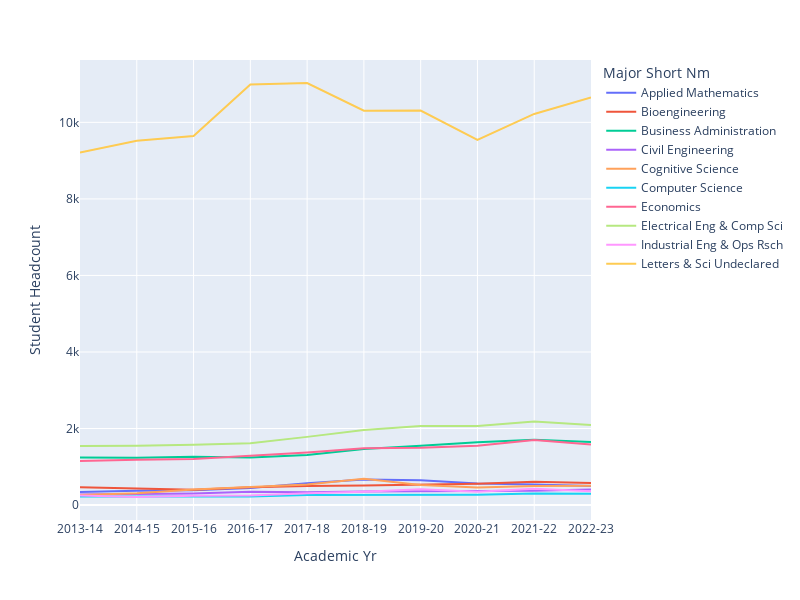

Here is the notebook cell this chart was saved with:
### Code cell
fig = px.line(major_trends[major_trends["Major Short Nm"].isin(data100_top_20_majors.index)], 
                        x = "Academic Yr", y = "Student Headcount", color = "Major Short Nm")

fig.update_layout(autosize=False, width=800, height=600)
fig.show()

### Figure 1 — Plotly figure (JSON) as saved in the notebook; plotly's stock layout.template omitted (floating-point values rounded to 4 significant figures)
{"data": [{"hovertemplate": "Major Short Nm=Applied Mathematics<br>Academic Yr=%{x}<br>Student Headcount=%{y}<extra></extra>", "legendgroup": "Applied Mathematics", "line": {"color": "#636efa", "dash": "solid"}, "marker": {"symbol": "circle"}, "mode": "lines", "name": "Applied Mathematics", "orientation": "v", "showlegend": true, "type": "scatter", "x": ["2013-14", "2014-15", "2015-16", "2016-17", "2017-18", "2018-19", "2019-20", "2020-21", "2021-22", "2022-23"], "xaxis": "x", "y": [341.5, 374.5, 386.5, 443.5, 570.5, 670.5, 651, 566, 534.5, 497], "yaxis": "y"}, {"hovertemplate": "Major Short Nm=Bioengineering<br>Academic Yr=%{x}<br>Student Headcount=%{y}<extra></extra>", "legendgroup": "Bioengineering", "line": {"color": "#EF553B", "dash": "solid"}, "marker": {"symbol": "circle"}, "mode": "lines", "name": "Bioengineering", "orientation": "v", "showlegend": true, "type": "scatter", "x": ["2013-14", "2014-15", "2015-16", "2016-17", "2017-18", "2018-19", "2019-20", "2020-21", "2021-22", "2022-23"], "xaxis": "x", "y": [465, 431, 402, 468, 501, 511.5, 542, 556, 608.5, 576], "yaxis": "y"}, {"hovertemplate": "Major Short Nm=Business Administration<br>Academic Yr=%{x}<br>Student Headcount=%{y}<extra></extra>", "legendgroup": "Business Administration", "line": {"color": "#00cc96", "dash": "solid"}, "marker": {"symbol": "circle"}, "mode": "lines", "name": "Business Administration", "orientation": "v", "showlegend": true, "type": "scatter", "x": ["2013-14", "2014-15", "2015-16", "2016-17", "2017-18", "2018-19", "2019-20", "2020-21", "2021-22", "2022-23"], "xaxis": "x", "y": [1242.0, 1238, 1263, 1244.0, 1310.0, 1462, 1551, 1641, 1706.0, 1646.0], "yaxis": "y"}, {"hovertemplate": "Major Short Nm=Civil Engineering<br>Academic Yr=%{x}<br>Student Headcount=%{y}<extra></extra>", "legendgroup": "Civil Engineering", "line": {"color": "#ab63fa", "dash": "solid"}, "marker": {"symbol": "circle"}, "mode": "lines", "name": "Civil Engineering", "orientation": "v", "showlegend": true, "type": "scatter", "x": ["2013-14", "2014-15", "2015-16", "2016-17", "2017-18", "2018-19", "2019-20", "2020-21", "2021-22", "2022-23"], "xaxis": "x", "y": [276.5, 300.5, 304.5, 349, 335.5, 355.5, 361, 364.5, 373, 408.5], "yaxis": "y"}, {"hovertemplate": "Major Short Nm=Cognitive Science<br>Academic Yr=%{x}<br>Student Headcount=%{y}<extra></extra>", "legendgroup": "Cognitive Science", "line": {"color": "#FFA15A", "dash": "solid"}, "marker": {"symbol": "circle"}, "mode": "lines", "name": "Cognitive Science", "orientation": "v", "showlegend": true, "type": "scatter", "x": ["2013-14", "2014-15", "2015-16", "2016-17", "2017-18", "2018-19", "2019-20", "2020-21", "2021-22", "2022-23"], "xaxis": "x", "y": [263, 308.5, 404, 475, 536.5, 685.5, 521.5, 460, 499.5, 505.5], "yaxis": "y"}, {"hovertemplate": "Major Short Nm=Computer Science<br>Academic Yr=%{x}<br>Student Headcount=%{y}<extra></extra>", "legendgroup": "Computer Science", "line": {"color": "#19d3f3", "dash": "solid"}, "marker": {"symbol": "circle"}, "mode": "lines", "name": "Computer Science", "orientation": "v", "showlegend": true, "type": "scatter", "x": ["2013-14", "2014-15", "2015-16", "2016-17", "2017-18", "2018-19", "2019-20", "2020-21", "2021-22", "2022-23"], "xaxis": "x", "y": [226.5, 226, 220.5, 223.5, 262.5, 262.5, 269.5, 269, 299.5, 294], "yaxis": "y"}, {"hovertemplate": "Major Short Nm=Economics<br>Academic Yr=%{x}<br>Student Headcount=%{y}<extra></extra>", "legendgroup": "Economics", "line": {"color": "#FF6692", "dash": "solid"}, "marker": {"symbol": "circle"}, "mode": "lines", "name": "Economics", "orientation": "v", "showlegend": true, "type": "scatter", "x": ["2013-14", "2014-15", "2015-16", "2016-17", "2017-18", "2018-19", "2019-20", "2020-21", "2021-22", "2022-23"], "xaxis": "x", "y": [1150, 1187, 1200.0, 1280.0, 1372, 1482.0, 1500.0, 1550, 1700.0, 1580.0], "yaxis": "y"}, {"hovertemplate": "Major Short Nm=Electrical Eng & Comp Sci<br>Academic Yr=%{x}<br>Student Headcount=%{y}<extra></extra>", "legendgroup": "Electrical Eng & Comp Sci", "line": {"color": "#B6E880", "dash": "solid"}, "marker": {"symbol": "circle"}, "mode": "lines", "name": "Electrical Eng & Comp Sci", "orientation": "v", "showlegend": true, "type": "scatter", "x": ["2013-14", "2014-15", "2015-16", "2016-17", "2017-18", "2018-19", "2019-20", "2020-21", "2021-22", "2022-23"], "xaxis": "x", "y": [1540, 1546.0, 1578.0, 1614.0, 1782.0, 1962.0, 2068.0, 2063, 2186, 2093], "yaxis": "y"}, {"hovertemplate": "Major Short Nm=Industrial Eng & Ops Rsch<br>Academic Yr=%{x}<br>Student Headcount=%{y}<extra></extra>", "legendgroup": "Industrial Eng & Ops Rsch", "line": {"color": "#FF97FF", "dash": "solid"}, "marker": {"symbol": "circle"}, "mode": "lines", "name": "Industrial Eng & Ops Rsch", "orientation": "v", "showlegend": true, "type": "scatter", "x": ["2013-14", "2014-15", "2015-16", "2016-17", "2017-18", "2018-19", "2019-20", "2020-21", "2021-22", "2022-23"], "xaxis": "x", "y": [249.5, 210.5, 241, 252, 309.5, 344.5, 410.5, 347, 426.5, 362.5], "yaxis": "y"}, {"hovertemplate": "Major Short Nm=Letters & Sci Undeclared<br>Academic Yr=%{x}<br>Student Headcount=%{y}<extra></extra>", "legendgroup": "Letters & Sci Undeclared", "line": {"color": "#FECB52", "dash": "solid"}, "marker": {"symbol": "circle"}, "mode": "lines", "name": "Letters & Sci Undeclared", "orientation": "v", "showlegend": true, "type": "scatter", "x": ["2013-14", "2014-15", "2015-16", "2016-17", "2017-18", "2018-19", "2019-20", "2020-21", "2021-22", "2022-23"], "xaxis": "x", "y": [9213, 9520.0, 9643, 10990, 11030.0, 10300.0, 10308, 9539, 10220.0, 10651], "yaxis": "y"}], "layout": {"autosize": false, "height": 600, "legend": {"title": {"text": "Major Short Nm"}, "tracegroupgap": 0}, "margin": {"t": 60}, "width": 800, "xaxis": {"anchor": "y", "domain": [0, 1], "title": {"text": "Academic Yr"}}, "yaxis": {"anchor": "x", "domain": [0, 1], "title": {"text": "Student Headcount"}}}}
